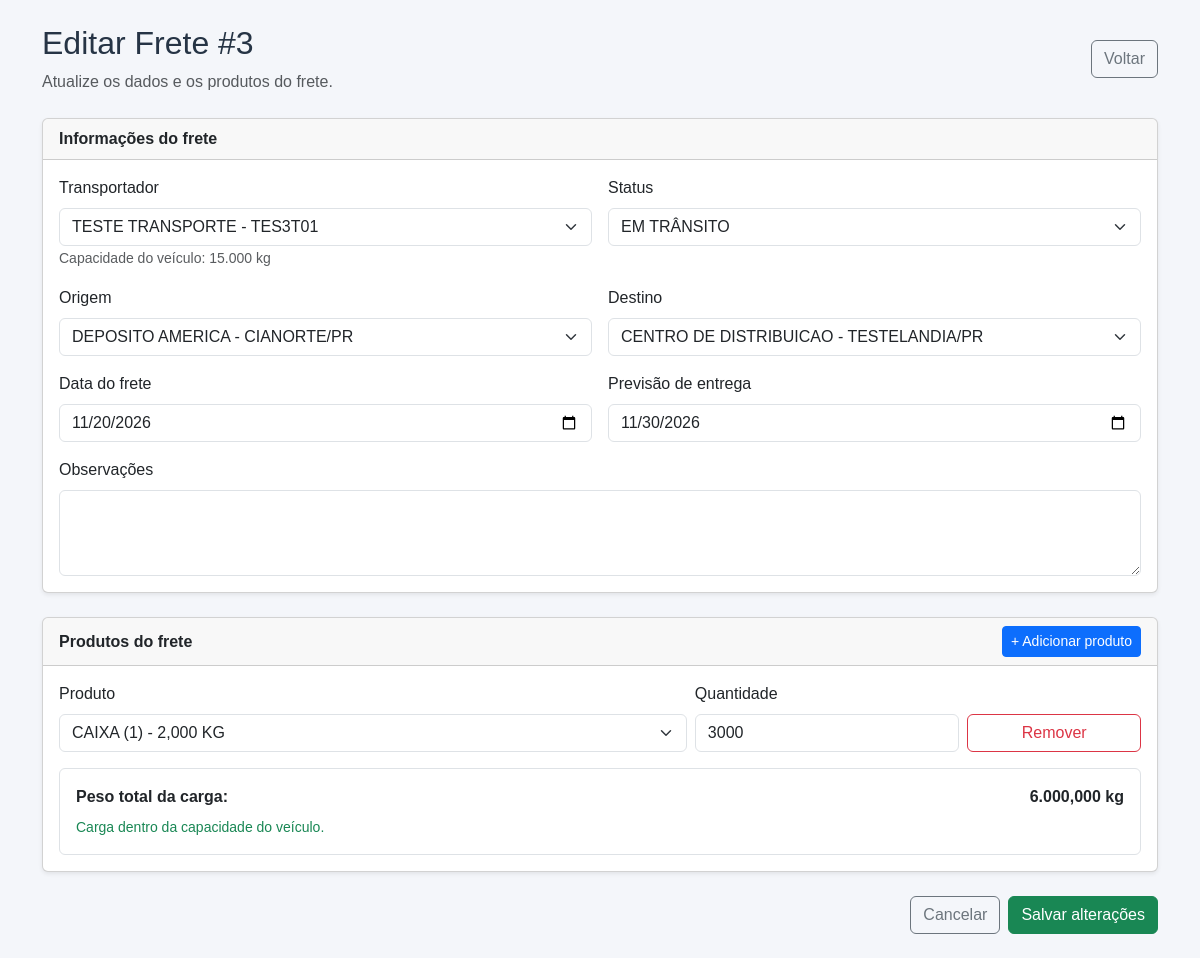
Screenshot of /fretes/editar.php?id=3 with the database file from the repository.
### tables this page shows
CREATE TABLE `fretes` (
  `id` int(11) NOT NULL,
  `transportador_id` int(11) NOT NULL,
  `origem_id` int(11) NOT NULL,
  `destino_id` int(11) NOT NULL,
  `data_frete` date NOT NULL,
  `previsao_entrega` date DEFAULT NULL,
  `status` enum('Pendente','Em trânsito','Entregue','Cancelado') DEFAULT 'Pendente',
  `observacoes` text DEFAULT NULL,
  `criado_em` timestamp NULL DEFAULT current_timestamp()
);

CREATE TABLE `transportadores` (
  `id` int(11) NOT NULL,
  `nome` varchar(150) NOT NULL,
  `tipo` enum('PF','PJ') DEFAULT 'PF',
  `documento` varchar(20) DEFAULT NULL,
  `telefone` varchar(20) DEFAULT NULL,
  `email` varchar(150) DEFAULT NULL,
  `tipo_veiculo` varchar(100) DEFAULT NULL,
  `placa` varchar(10) DEFAULT NULL,
  `capacidade_kg` decimal(10,2) DEFAULT NULL,
  `ativo` tinyint(1) DEFAULT 1,
  `criado_em` timestamp NULL DEFAULT current_timestamp()
);

CREATE TABLE `enderecos` (
  `id` int(11) NOT NULL,
  `identificacao` varchar(100) NOT NULL,
  `destinatario` varchar(150) DEFAULT NULL,
  `cep` varchar(9) DEFAULT NULL,
  `rua` varchar(150) NOT NULL,
  `numero` varchar(20) DEFAULT NULL,
  `complemento` varchar(100) DEFAULT NULL,
  `bairro` varchar(100) DEFAULT NULL,
  `cidade` varchar(100) NOT NULL,
  `estado` char(2) NOT NULL,
  `referencia` varchar(255) DEFAULT NULL,
  `criado_em` timestamp NULL DEFAULT current_timestamp()
);

CREATE TABLE `frete_produtos` (
  `id` int(11) NOT NULL,
  `frete_id` int(11) NOT NULL,
  `produto_id` int(11) NOT NULL,
  `quantidade` int(11) NOT NULL
);

CREATE TABLE `produtos` (
  `id` int(11) NOT NULL,
  `nome` varchar(150) NOT NULL,
  `descricao` text DEFAULT NULL,
  `codigo` varchar(50) DEFAULT NULL,
  `peso_kg` decimal(10,2) NOT NULL,
  `unidade` varchar(20) DEFAULT 'UN',
  `ativo` tinyint(1) DEFAULT 1,
  `criado_em` timestamp NULL DEFAULT current_timestamp()
);

### fretes/editar.php (the view, shortened to what this page needs)
<?php
require_once __DIR__ . '/../config/database.php';
function e($valor) {
    return htmlspecialchars((string) $valor, ENT_QUOTES, 'UTF-8');
}
$id = filter_input(INPUT_GET, 'id', FILTER_VALIDATE_INT);
$stmt = $pdo->prepare("SELECT * FROM fretes WHERE id = :id");
$stmt->execute([':id' => $id]);
$frete = $stmt->fetch();
$stmt = $pdo->prepare("
    SELECT produto_id, quantidade
    FROM frete_produtos
    WHERE frete_id = :id
");
$stmt->execute([':id' => $id]);
$produtosAtuais = $stmt->fetchAll();
$transportadores = $pdo->query("
    SELECT id, nome, placa, capacidade_kg, ativo
    FROM transportadores
    ORDER BY nome
")->fetchAll();
$enderecos = $pdo->query("
    SELECT id, identificacao, cidade, estado
    FROM enderecos
    ORDER BY identificacao
")->fetchAll();
$produtos = $pdo->query("
    SELECT id, nome, codigo, peso_kg, ativo
    FROM produtos
    ORDER BY nome
")->fetchAll();
$transportadorId = $frete['transportador_id'];
$origemId = $frete['origem_id'];
$destinoId = $frete['destino_id'];
$dataFrete = $frete['data_frete'];
$previsaoEntrega = $frete['previsao_entrega'] ?? '';
$status = $frete['status'];
$observacoes = $frete['observacoes'] ?? '';
$linhasProdutos = $produtosAtuais;
?>
<!DOCTYPE html>
<html lang="pt-BR">
<head>
    <link
        href="https://cdn.jsdelivr.net/npm/bootstrap@5.3.3/dist/css/bootstrap.min.css"
        rel="stylesheet"
    >
    <link rel="stylesheet" href="../assets/css/style.css">
</head>
<body>
<div class="container py-4">
    <div class="d-flex justify-content-between align-items-center mb-4">
        <div>
            <h2>Editar Frete #<?= e($id) ?></h2>
            <p class="text-muted mb-0">
                Atualize os dados e os produtos do frete.
            </p>
        </div>
        <a href="index.php" class="btn btn-outline-secondary">
            Voltar
        </a>
    </div>
    <form method="POST">
        <div class="card shadow-sm mb-4">
            <div class="card-header">
                <strong>Informações do frete</strong>
            </div>
            <div class="card-body">
                <div class="row g-3">
                    <div class="col-md-6">
                        <label class="form-label">Transportador</label>
                        <select
                            name="transportador_id"
                            id="transportador_id"
                            class="form-select"
                            required
                        >
                            <?php foreach ($transportadores as $t): ?>
                                <option
                                    value="<?= $t['id'] ?>"
                                    data-capacidade="<?= e($t['capacidade_kg'] ?? '') ?>"
                                    <?= (string) $transportadorId === (string) $t['id'] ? 'selected' : '' ?>
                                >
                                    <?= e($t['nome']) ?> - <?= e($t['placa']) ?>
                                </option>
                            <?php endforeach; ?>
                        </select>
                        <small class="text-muted" id="capacidadeInfo"></small>
                    </div>
                    <div class="col-md-6">
                        <label class="form-label">Status</label>
                        <select name="status" class="form-select" required>
                            <?php foreach (
                                ['Pendente', 'Em trânsito', 'Entregue', 'Cancelado']
                                as $opcao
                            ): ?>
                                <option
                                    value="<?= e($opcao) ?>"
                                    <?= $status === $opcao ? 'selected' : '' ?>
                                >
                                    <?= e($opcao) ?>
                                </option>
                            <?php endforeach; ?>
                        </select>
                    </div>
                    <div class="col-md-6">
                        <label class="form-label">Origem</label>
                        <select name="origem_id" class="form-select" required>
                            <?php foreach ($enderecos as $endereco): ?>
                                <option
                                    value="<?= $endereco['id'] ?>"
                                    <?= (string) $origemId === (string) $endereco['id'] ? 'selected' : '' ?>
                                >
                                    <?= e($endereco['identificacao']) ?>
                                    - <?= e($endereco['cidade']) ?>/<?= e($endereco['estado']) ?>
                                </option>
                            <?php endforeach; ?>
                        </select>
                    </div>
                    <div class="col-md-6">
                        <label class="form-label">Destino</label>
                        <select name="destino_id" class="form-select" required>
                            <?php foreach ($enderecos as $endereco): ?>
                                <option
                                    value="<?= $endereco['id'] ?>"
                                    <?= (string) $destinoId === (string) $endereco['id'] ? 'selected' : '' ?>
                                >
                                    <?= e($endereco['identificacao']) ?>
                                    - <?= e($endereco['cidade']) ?>/<?= e($endereco['estado']) ?>
                                </option>
                            <?php endforeach; ?>
                        </select>
                    </div>
                    <div class="col-md-6">
                        <label class="form-label">Data do frete</label>
                        <input
                            type="date"
                            name="data_frete"
                            class="form-control"
                            value="<?= e($dataFrete) ?>"
                            required
                        >
                    </div>
                    <div class="col-md-6">
                        <label class="form-label">Previsão de entrega</label>
                        <input
                            type="date"
                            name="previsao_entrega"
                            class="form-control"
                            value="<?= e($previsaoEntrega) ?>"
                        >
                    </div>
                    <div class="col-12">
                        <label class="form-label">Observações</label>
                        <textarea
                            name="observacoes"
                            class="form-control"
                            rows="3"
                        ><?= e($observacoes) ?></textarea>
                    </div>
                </div>
            </div>
        </div>
        <div class="card shadow-sm mb-4">
            <div class="card-header d-flex justify-content-between align-items-center">
                <strong>Produtos do frete</strong>
                <button
                    type="button"
                    class="btn btn-sm btn-primary"
                    id="adicionarProduto"
                >
                    + Adicionar produto
                </button>
            </div>
            <div class="card-body">
                <div id="listaProdutos">
                    <?php foreach ($linhasProdutos as $linha): ?>
                        <div class="row g-2 mb-3 linha-produto align-items-end">
                            <div class="col-md-7">
                                <label class="form-label">Produto</label>
                                <select
                                    name="produtos[]"
                                    class="form-select produto-select"
                                    required
                                >
                                    <?php foreach ($produtos as $produto): ?>
                                        <option
                                            value="<?= $produto['id'] ?>"
                                            data-peso="<?= e($produto['peso_kg']) ?>"
                                            <?= (string) $linha['produto_id'] === (string) $produto['id'] ? 'selected' : '' ?>
                                        >
                                            <?= e($produto['nome']) ?>
                                            (<?= e($produto['codigo']) ?>)
                                        </option>
                                    <?php endforeach; ?>
                                </select>
                            </div>
                            <div class="col-md-3">
                                <label class="form-label">Quantidade</label>
                                <input
                                    type="number"
                                    name="quantidades[]"
                                    class="form-control quantidade-input"
                                    min="1"
                                    step="1"
                                    value="<?= e($linha['quantidade']) ?>"
                                    required
                                >
                            </div>
                            <div class="col-md-2">
                                <button
                                    type="button"
                                    class="btn btn-outline-danger w-100 remover-produto"
                                >
                                    Remover
                                </button>
                            </div>
                        </div>
                    <?php endforeach; ?>
                </div>
                <div class="border rounded p-3 mt-3">
                    <div class="d-flex justify-content-between">
                        <strong>Peso total da carga:</strong>
                        <strong id="pesoTotal">0,000 kg</strong>
                    </div>
                    <small id="avisoCapacidade"></small>
                </div>
            </div>
        </div>
        <div class="d-flex justify-content-end gap-2">
            <a href="index.php" class="btn btn-outline-secondary">
                Cancelar
            </a>
            <button type="submit" class="btn btn-success">
                Salvar alterações
            </button>
        </div>
    </form>
</div>
</body>
</html>

### assets/css/style.css (style rules this page uses)
* { margin: 0; padding: 0; box-sizing: border-box; }
body { background: #f4f6fa; font-family: Arial, Helvetica, sans-serif; color: #263445; }
.form-control, .form-select, textarea { text-transform: uppercase; }

### rows the page displays
fretes: transportador_id "TESTE TRANSPORTE - TES3T01", origem_id "DEPOSITO AMERICA - CIANORTE/PR", destino_id "CENTRO DE DISTRIBUICAO - TESTELANDIA/PR", data_frete "11/20/2026", previsao_entrega "11/30/2026"
frete_produtos: produto.nome "caixa (1) - 2,000 kg", quantidade "3000"

### other values shown
$id "3"
form field status "Em trânsito"
